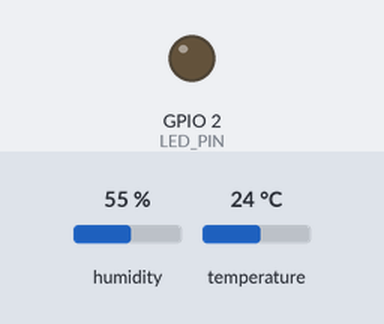
Bench run of a sketch on a simulated ESP32. Parts: output pins drawn as LEDs (lit = HIGH). Inputs (shaded band) come from the test bench; at power-on: humidity 55 %, temperature 24 °C. WiFi joins after 1.5 s; servers stay silent unless stated; web services answer with replies made up by the test bench; what the sketch prints to the serial monitor is not drawn.

Above: at 9.1 s.
At 16.8 s:
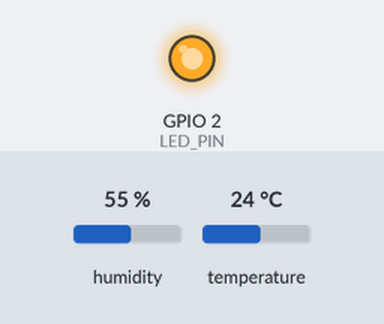
Timing chart, 0 to 21.5 s (numbered marks = the images above):
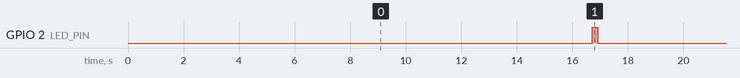

Measured:
- by itself, GPIO 2 (LED_PIN): alternates HIGH for 0.20 s and LOW for 15.2 s

The sketch:

thingspeak_esp32.ino
```cpp
/*
 * Tugas 4 - IoT Platform Review: ThingSpeak
 * Mata Kuliah: Internet of Things (ITH3V3)
 * Deskripsi: Membaca data sensor DHT22 (Suhu & Kelembaban) dan mengirimkan ke ThingSpeak Channel via HTTP/REST.
 */

#include <WiFi.h>
#include <HTTPClient.h>
#include "DHT.h"

// Konfigurasi Wi-Fi (Gunakan Wokwi-GUEST jika menjalankan di simulator Wokwi)
const char* ssid = "Wokwi-GUEST";
const char* password = "";

// Konfigurasi ThingSpeak
const char* server = "api.thingspeak.com";

#if __has_include("config.secrets.h")
  #include "config.secrets.h"
  const char* writeAPIKey = THINGSPEAK_WRITE_API_KEY;
#else
  const char* writeAPIKey = "YOUR_THINGSPEAK_WRITE_API_KEY"; // Masukkan Write API Key jika tidak memakai config.secrets.h
#endif

// Konfigurasi Sensor DHT
#define DHTPIN 4
#define DHTTYPE DHT22
DHT dht(DHTPIN, DHTTYPE);

// Konfigurasi Indikator LED
#define LED_PIN 2

void setup() {
  Serial.begin(115200);
  pinMode(LED_PIN, OUTPUT);
  dht.begin();

  Serial.println("\n[ThingSpeak] Menghubungkan ke Wi-Fi...");
  WiFi.begin(ssid, password);

  while (WiFi.status() != WL_CONNECTED) {
    delay(500);
    Serial.print(".");
  }

  Serial.println("\n[ThingSpeak] Wi-Fi Terhubung!");
  Serial.print("IP Address: ");
  Serial.println(WiFi.localIP());
}

void loop() {
  // ThingSpeak rate limit: minimal interval 15 detik untuk akun free
  delay(15000);

  float humidity = dht.readHumidity();
  float temperature = dht.readTemperature();

  if (isnan(humidity) || isnan(temperature)) {
    Serial.println("[ThingSpeak] Gagal membaca sensor DHT!");
    return;
  }

  Serial.printf("[ThingSpeak] Suhu: %.2f °C | Kelembaban: %.2f %%\n", temperature, humidity);

  if (WiFi.status() == WL_CONNECTED) {
    HTTPClient http;
    String url = String("https://") + server + "/update?api_key=" + writeAPIKey +
                 "&field1=" + String(temperature) +
                 "&field2=" + String(humidity);

    http.begin(url);
    int httpCode = http.GET();

    if (httpCode > 0) {
      String payload = http.getString();
      Serial.printf("[ThingSpeak] Data berhasil dikirim! Response Code: %d, Entry ID: %s\n", httpCode, payload.c_str());
      digitalWrite(LED_PIN, HIGH);
      delay(200);
      digitalWrite(LED_PIN, LOW);
    } else {
      Serial.printf("[ThingSpeak] Gagal mengirim data. HTTP Error: %s\n", http.errorToString(httpCode).c_str());
    }
    http.end();
  } else {
    Serial.println("[ThingSpeak] Wi-Fi terputus!");
  }
}
```
